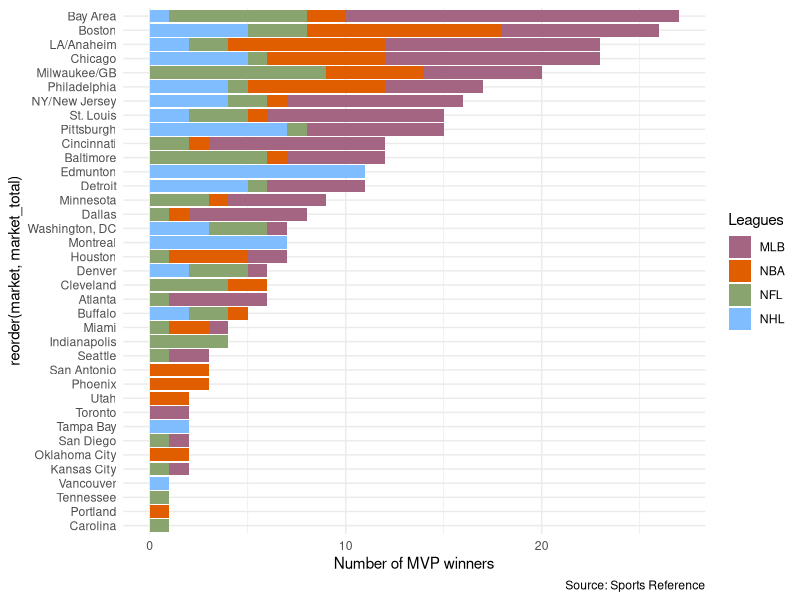
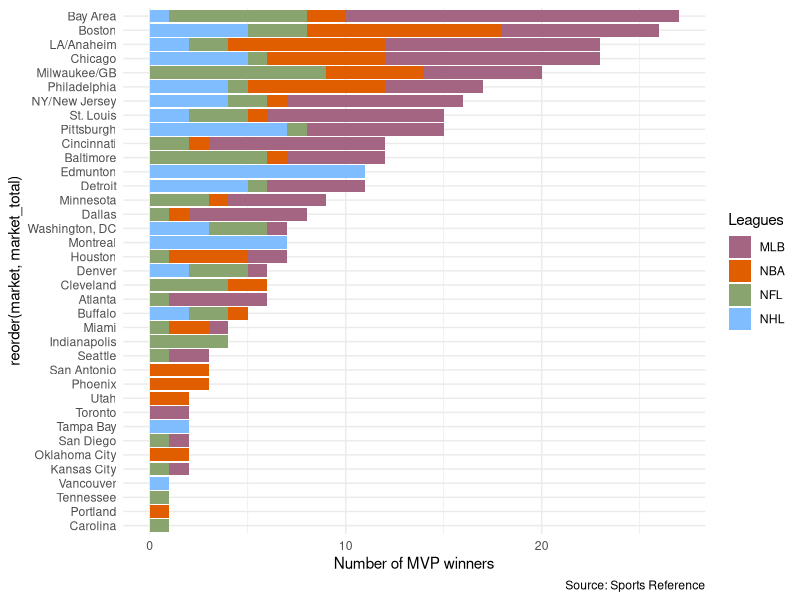
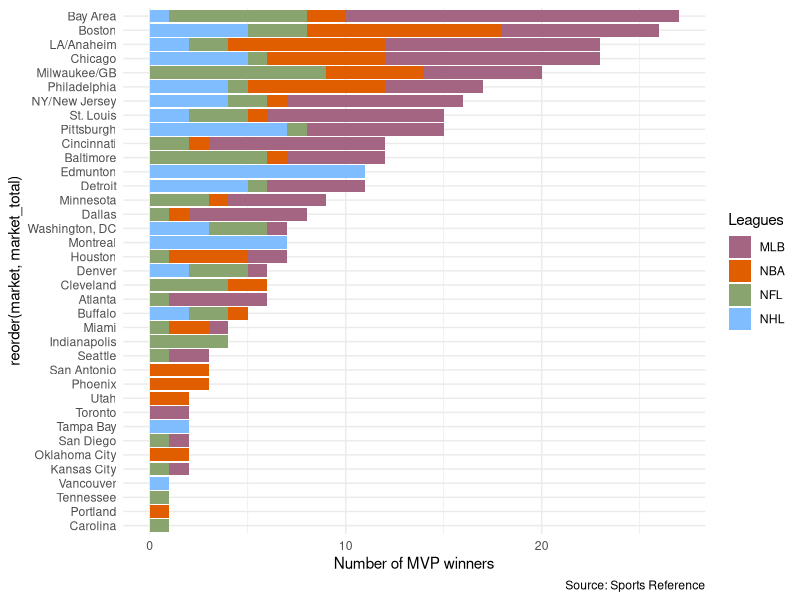

Recreate these plots in R, in order.
## ---- chunk 1
library(tidyverse)
## ---- chunk 2
my_theme <- function(){
  list(
      theme_minimal(),
      scale_fill_manual(values=c("#A46583", "#e05d00", "#89A46F", "#7FBDFF"), 
                       name="Leagues",
                       breaks=c("MLB", "NBA", "NFL", "NHL"),
                       labels=c("MLB", "NBA", "NFL", "NHL"))
    )
}
## ---- chunk 3
mvp_team <- read_csv('data/mvp-data-020421.csv')

by_year <- mvp_team %>% arrange(year)

leagues <- mvp_team %>% group_by(league) %>% count(market) %>% arrange(market) %>% ungroup()
leagues <- leagues %>% rename(., num = n)
write_csv(leagues, "data/by-league-020421.csv")
#update by adding summing each market's league_totals or check against original data total_mvps
leagues_with_total <- read_csv("data/league-totals-020421.csv") 
## ---- chunk 4
mvp_leagues <- ggplot(leagues_with_total, aes(reorder(market, market_total), league_total, fill = league)) +
  geom_bar(stat = "identity") + 
  my_theme() +
  coord_flip() +
  labs(y = "Number of MVP winners", caption = "Source: Sports Reference") #title = "Major sport MVPs by market since 1957", 

mvp_leagues 

ggsave("league_stack-020421.pdf", plot = mvp_leagues, width = 7.5, height = 9, units = "in", dpi = 300)
ggsave("league_stack-020421.png", plot = mvp_leagues, width = 8, height = 8, units = "in", dpi = 300)
